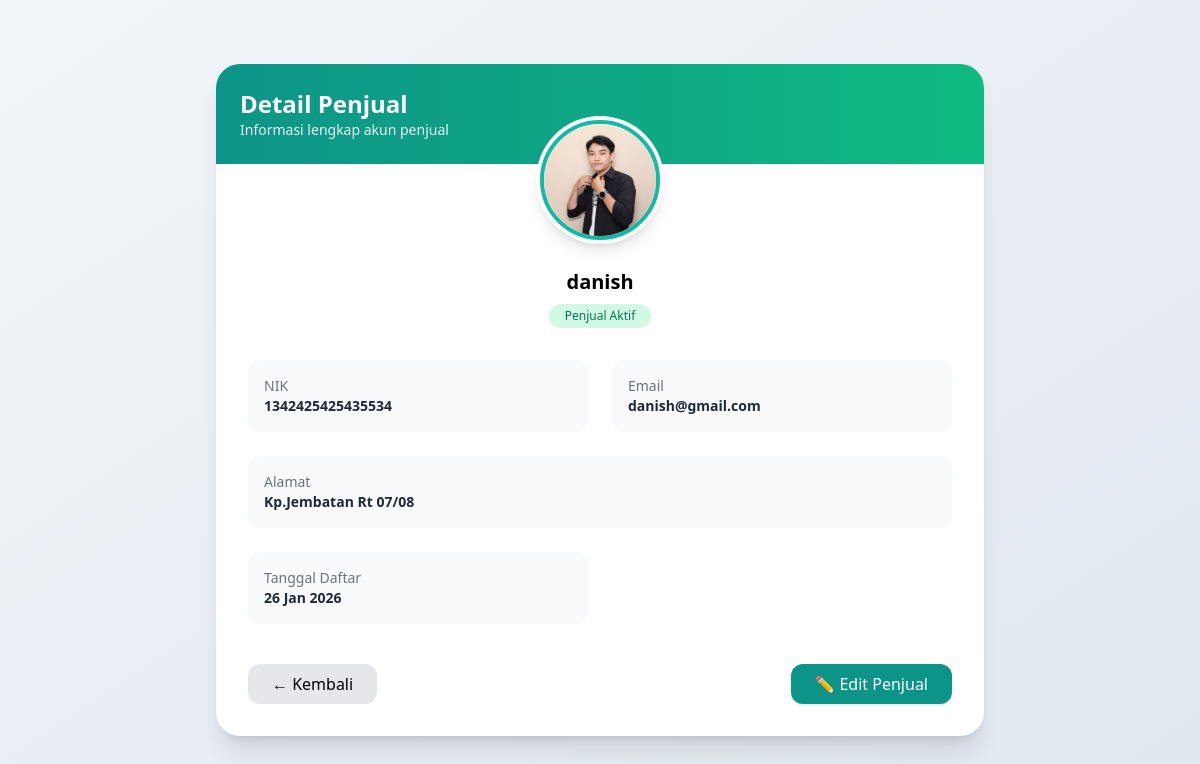
Screenshot of /super_admin/detail_penjual.php?id=36 with the database file from the repository.
### tables this page shows
CREATE TABLE `users` (
  `id` int NOT NULL,
  `role_id` int NOT NULL,
  `nik` char(16) NOT NULL,
  `nama` varchar(100) NOT NULL,
  `email` varchar(100) NOT NULL,
  `password` varchar(255) NOT NULL,
  `created_at` timestamp NOT NULL DEFAULT CURRENT_TIMESTAMP,
  `alamat` text,
  `foto` varchar(255) DEFAULT NULL,
  `reset_token` varchar(255) DEFAULT NULL,
  `reset_expired` datetime DEFAULT NULL,
  `status_login` enum('online','offline') DEFAULT 'offline',
  `is_active` tinyint(1) DEFAULT '1'
);

### super_admin/detail_penjual.php (the view, shortened to what this page needs)
<?php
include '../config/koneksi.php';
$id = $_GET['id'] ?? null;
$query = mysqli_query($conn, "
    SELECT *
    FROM users
    WHERE id = '$id'
");
$data = mysqli_fetch_assoc($query);
$ada_foto = false;
$path_url = '';
if (!empty($data['foto'])) {
    $path_server = $_SERVER['DOCUMENT_ROOT'] . '/toko_online/' . $data['foto'];
    $path_url    = '/toko_online/' . $data['foto'];
    if (file_exists($path_server)) {
        $ada_foto = true;
    }
}
?>
<!DOCTYPE html>
<html lang="id">
<head>
    <script src="https://cdn.tailwindcss.com"></script>
</head>
<body class="min-h-screen bg-gradient-to-br from-slate-100 to-slate-200 flex items-center justify-center">
<div class="w-full max-w-3xl bg-white rounded-3xl shadow-xl overflow-hidden">
    <div class="bg-gradient-to-r from-teal-600 to-emerald-500 p-6 text-white">
        <h2 class="text-2xl font-bold">Detail Penjual</h2>
        <p class="text-sm opacity-90">Informasi lengkap akun penjual</p>
    </div>
    <div class="p-8">
        <div class="flex justify-center -mt-20 mb-6">
            <div class="w-32 h-32 rounded-full bg-white p-1 shadow-lg">
                <div class="w-full h-full rounded-full overflow-hidden border-4 border-teal-500">
                    <?php if ($ada_foto): ?>
                        <img src="<?= $path_url ?>" class="w-full h-full object-cover">
                    <?php endif; ?>
                </div>
            </div>
        </div>
        <div class="text-center mb-8">
            <h3 class="text-xl font-semibold"><?= $data['nama'] ?></h3>
            <span class="inline-block mt-2 px-4 py-1 rounded-full text-xs bg-emerald-100 text-emerald-700">
                Penjual Aktif
            </span>
        </div>
        <div class="grid grid-cols-1 md:grid-cols-2 gap-6 text-sm">
            <div class="bg-gray-50 rounded-xl p-4">
                <p class="text-gray-500">NIK</p>
                <p class="font-semibold text-gray-800"><?= $data['nik'] ?></p>
            </div>
            <div class="bg-gray-50 rounded-xl p-4">
                <p class="text-gray-500">Email</p>
                <p class="font-semibold text-gray-800"><?= $data['email'] ?></p>
            </div>
            <div class="bg-gray-50 rounded-xl p-4 md:col-span-2">
                <p class="text-gray-500">Alamat</p>
                <p class="font-semibold text-gray-800">
                    <?= $data['alamat'] ?: '-' ?>
                </p>
            </div>
            <div class="bg-gray-50 rounded-xl p-4">
                <p class="text-gray-500">Tanggal Daftar</p>
                <p class="font-semibold text-gray-800">
                    <?= date('d M Y', strtotime($data['created_at'])) ?>
                </p>
            </div>
        </div>
        <div class="flex justify-between mt-10">
            <a href="admin.php"
               class="px-6 py-2 rounded-xl bg-gray-200 hover:bg-gray-300 transition">
                ← Kembali
            </a>
            <a href="edit_penjual.php?id=<?= $data['id'] ?>"
               class="px-6 py-2 rounded-xl bg-teal-600 text-white hover:bg-teal-700 transition shadow">
                ✏️ Edit Penjual
            </a>
        </div>
    </div>
</div>
</body>
</html>

### rows the page displays
users: foto (picture), nama "danish", nik "1342425425435534", email "danish@gmail.com", alamat "Kp.Jembatan Rt 07/08", created_at "26 Jan 2026"
